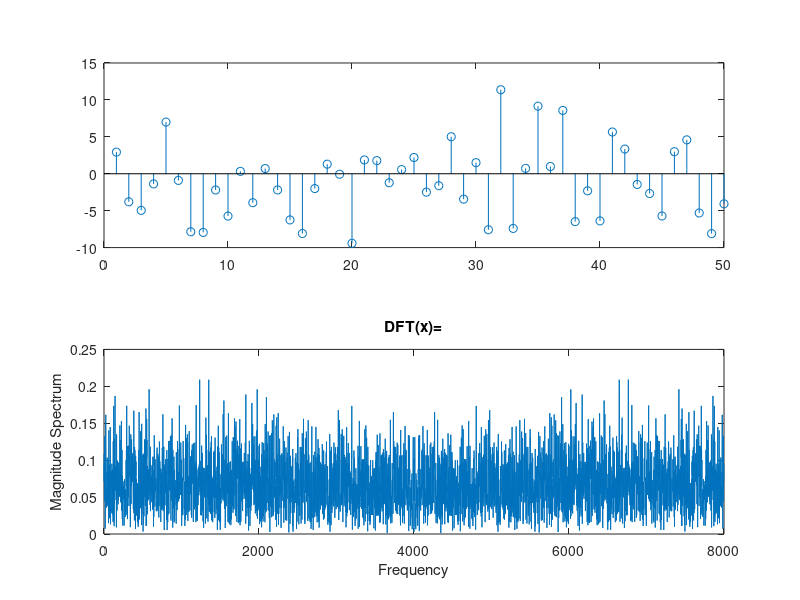

The MATLAB script that drew this image:
clc; clear all; close all;
 
%a
x= 5*randn([1,4096]);
subplot(211)
stem(x(1:50));
 
%b
X=abs(fft(x))/length(x);
fs=8000;
k=0:1:length(x)-1;
f=k*fs/length(x);
subplot(212)
plot(f,X);
title('DFT(x)=')
xlabel('Frequency')
ylabel('Magnitude Spectrum')
 
%c
sound(x/max(abs(x)),8000);
